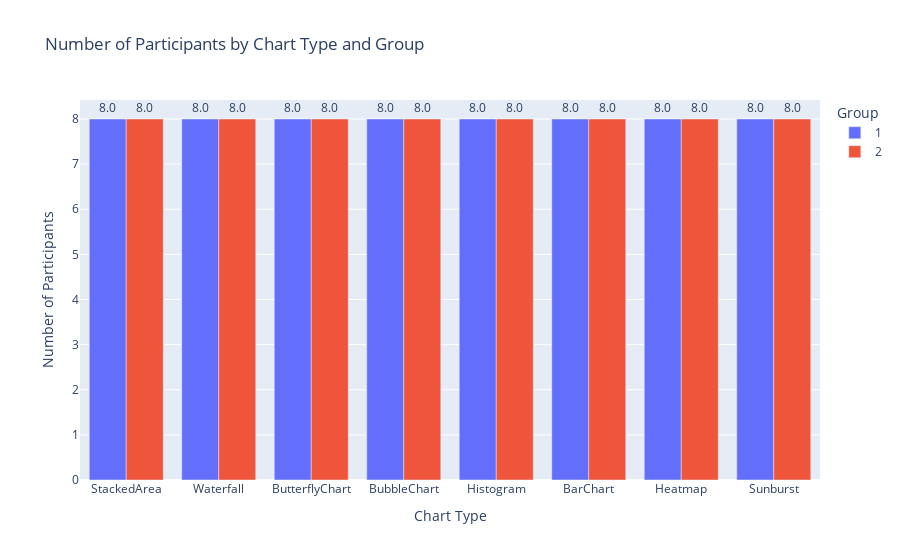

Notebook code cell kept with this figure:
### Code cell
# Task 3: Count the number of participants by Chart Type and Group
grouped_data = data.groupby(['ChartType', 'Group']).size().reset_index(name='count')

# Define the desired order for the Chart Types
desired_order = ['StackedArea', 'Waterfall', 'ButterflyChart', 'BubbleChart', 
                 'Histogram', 'BarChart', 'Heatmap', 'Sunburst']

# Ensure 'ChartType' in the DataFrame follows the desired order
grouped_data['ChartType'] = pd.Categorical(grouped_data['ChartType'], categories=desired_order, ordered=True)
grouped_data = grouped_data.sort_values('ChartType')

# Create a bar plot, grouping by ChartType and coloring by Group
fig = px.bar(grouped_data, x='ChartType', y='count', color='Group',
             title="Number of Participants by Chart Type and Group",
             labels={"ChartType": "Chart Type", "count": "Number of Participants", "Group": "Group"},
             barmode='group',  # 'group' makes bars side by side for each ChartType
             text='count')  # Add values on top of bars

# Update layout for better appearance of text on top of groups
fig.update_traces(texttemplate='%{text:.2s}', textposition='outside')
fig.show()

### Figure 1 — Plotly figure (JSON) as saved in the notebook; plotly's stock layout.template omitted (floating-point values rounded to 4 significant figures)
{"data": [{"alignmentgroup": "True", "hovertemplate": "Group=1<br>Chart Type=%{x}<br>Number of Participants=%{text}<extra></extra>", "legendgroup": "1", "marker": {"color": "#636efa", "pattern": {"shape": ""}}, "name": "1", "offsetgroup": "1", "orientation": "v", "showlegend": true, "text": [8, 8, 8, 8, 8, 8, 8, 8], "textposition": "outside", "texttemplate": "%{text:.2s}", "type": "bar", "x": ["StackedArea", "Waterfall", "ButterflyChart", "BubbleChart", "Histogram", "BarChart", "Heatmap", "Sunburst"], "xaxis": "x", "y": [8, 8, 8, 8, 8, 8, 8, 8], "yaxis": "y"}, {"alignmentgroup": "True", "hovertemplate": "Group=2<br>Chart Type=%{x}<br>Number of Participants=%{text}<extra></extra>", "legendgroup": "2", "marker": {"color": "#EF553B", "pattern": {"shape": ""}}, "name": "2", "offsetgroup": "2", "orientation": "v", "showlegend": true, "text": [8, 8, 8, 8, 8, 8, 8, 8], "textposition": "outside", "texttemplate": "%{text:.2s}", "type": "bar", "x": ["StackedArea", "Waterfall", "ButterflyChart", "BubbleChart", "Histogram", "BarChart", "Heatmap", "Sunburst"], "xaxis": "x", "y": [8, 8, 8, 8, 8, 8, 8, 8], "yaxis": "y"}], "layout": {"barmode": "group", "legend": {"title": {"text": "Group"}, "tracegroupgap": 0}, "title": {"text": "Number of Participants by Chart Type and Group"}, "xaxis": {"anchor": "y", "domain": [0, 1], "title": {"text": "Chart Type"}}, "yaxis": {"anchor": "x", "domain": [0, 1], "title": {"text": "Number of Participants"}}}}
